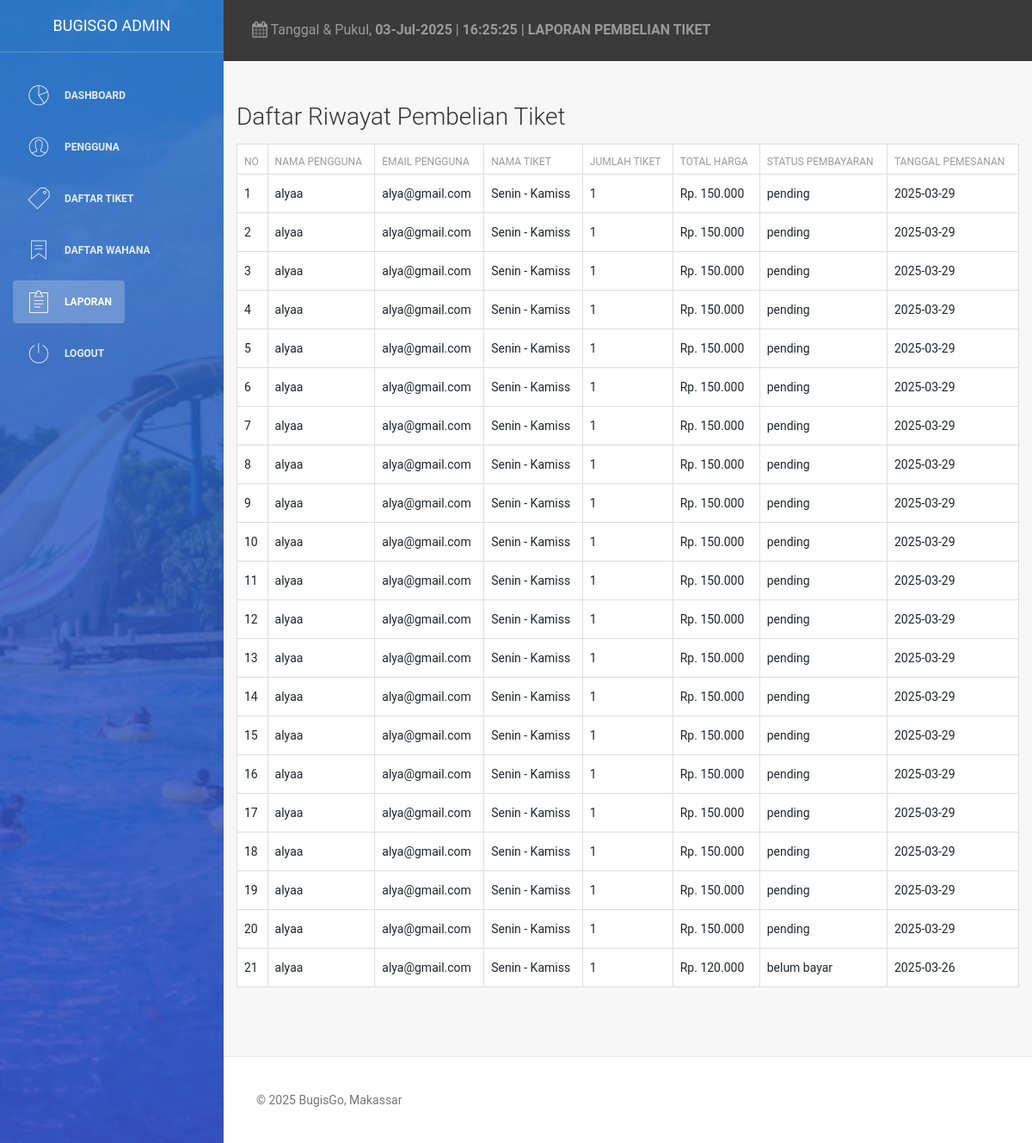
Page /admin/laporan.php (signed in) on the committed database.
### tables this page shows
CREATE TABLE `pemesanan` (
  `pemesananID` int(11) NOT NULL,
  `userID` int(11) NOT NULL,
  `tiketID` int(11) NOT NULL,
  `jumlahTiket` int(11) NOT NULL,
  `totalHarga` double NOT NULL,
  `statusPembayaran` varchar(50) NOT NULL,
  `tanggalPemesanan` date NOT NULL
);

CREATE TABLE `users` (
  `userID` int(11) NOT NULL,
  `nama` varchar(100) NOT NULL,
  `email` varchar(100) NOT NULL,
  `password` varchar(255) NOT NULL,
  `role` enum('admin','pengunjung','pengelola') NOT NULL
);

CREATE TABLE `tiket` (
  `tiketID` int(11) NOT NULL,
  `namaWahana` varchar(100) NOT NULL,
  `harga` double NOT NULL,
  `jamOperasional` varchar(50) NOT NULL,
  `status` enum('tersedia','habis') NOT NULL
);

### admin/laporan.php (the view, shortened to what this page needs)
<?php
include('koneksi.php');
$query = "
    SELECT
        pemesanan.pemesananID,
        users.nama AS userName,
        users.email AS userEmail,
        tiket.namaWahana AS ticketName,
        tiket.harga AS ticketPrice,
        pemesanan.jumlahTiket,
        pemesanan.totalHarga,
        pemesanan.statusPembayaran,
        pemesanan.tanggalPemesanan
    FROM pemesanan
    JOIN users ON pemesanan.userID = users.userID
    JOIN tiket ON pemesanan.tiketID = tiket.tiketID
    ORDER BY pemesanan.tanggalPemesanan DESC
";
$result = $conn->query($query);
?>
<!DOCTYPE html>
<html lang="id">
<head>
    <link rel="stylesheet" href="assets/css/dashboard.css">
    <link href="https://cdn.jsdelivr.net/npm/bootstrap@5.3.0-alpha1/dist/css/bootstrap.min.css" rel="stylesheet" />
    <link href="assets/css/bootstrap.min.css" rel="stylesheet" />
    <link href="assets/css/animate.min.css" rel="stylesheet" />
    <link href="assets/css/light-bootstrap-dashboard.css?v=1.4.0" rel="stylesheet" />
    <link href="assets/css/demo.css" rel="stylesheet" />
    <link href="http://maxcdn.bootstrapcdn.com/font-awesome/4.2.0/css/font-awesome.min.css" rel="stylesheet">
    <link href='assets/fonts/Pe-icon-7-stroke' rel='stylesheet' type='text/css'>
    <link href="assets/css/pe-icon-7-stroke.css" rel="stylesheet" />
</head>
<body>
<div class="wrapper">
       <div class="sidebar" data-color="blue" data-image="images/bugisgo.jpg">
        <div class="sidebar-wrapper">
            <div class="logo">
                <a href="admin_dashboard.php" class="simple-text">
                    BugisGo Admin
                </a>
            </div>
            <ul class="nav">
                <?php if ($_SESSION['role'] == 'admin') { ?>
                    <li>
                        <a href="admin_dashboard.php">
                            <i class="pe-7s-graph"></i>
                            <p>Dashboard</p>
                        </a>
                    </li>
                    <li>
                        <a href="user.php">
                            <i class="pe-7s-user"></i>
                            <p>Pengguna</p>
                        </a>
                    </li>
                    <li>
                        <a href="daftar_tiket.php">
                            <i class="pe-7s-ticket"></i>
                            <p>Daftar Tiket</p>
                        </a>
                    </li>
                    <li>
                    <li>
                        <a href="wahana.php">
                            <i class="pe-7s-ribbon"></i>
                            <p>Daftar Wahana</p>
                        </a>
                    </li>
                    <li class="active">
                        <a href="laporan.php">
                            <i class="pe-7s-note2"></i>
                            <p>Laporan</p>
                        </a>
                    </li>
                <?php } ?>
                <li>
                    <a href="logout.php">
                        <i class="pe-7s-power"></i>
                        <p>Logout</p>
                    </a>
                </li>
            </ul>
        </div>
    </div>
        <div class="main-panel">
            <nav class="navbar navbar-default navbar-fixed">
                <div class="container-fluid">
                    <div class="collapse navbar-collapse">
                        <ul class="nav navbar-nav navbar-left">
                            <li>
                                <a href="#">
                                    <i class="fa fa-calendar"></i>
                                    <?php
                                    $tanggal = mktime(date("m"), date("d"), date("Y"));
                                    echo "Tanggal & Pukul, <b>" . date("d-M-Y", $tanggal) . "</b> ";
                                    $jam = date("H:i:s");
                                    echo "| <b>" . $jam . " | LAPORAN PEMBELIAN TIKET" . "</b>";
                                    ?>
                                </a>
                            </li>
                        </ul>
                    </div>
                </div>
            </nav>
            <div class="content">
                <div class="container-fluid">
                    <h3 class="mb-4">Daftar Riwayat Pembelian Tiket</h3>
                    <table class="table table-bordered">
                        <thead>
                            <tr>
                                <th>No</th>
                                <th>Nama Pengguna</th>
                                <th>Email Pengguna</th>
                                <th>Nama Tiket</th>
                                <th>Jumlah Tiket</th>
                                <th>Total Harga</th>
                                <th>Status Pembayaran</th>
                                <th>Tanggal Pemesanan</th>
                            </tr>
                        </thead>
                        <tbody>
                            <?php if ($result->num_rows > 0): ?>
                                <?php $no = 1; while ($row = $result->fetch_assoc()): ?>
                                    <tr>
                                        <td><?php echo $no++; ?></td>
                                        <td><?php echo $row['userName']; ?></td>
                                        <td><?php echo $row['userEmail']; ?></td>
                                        <td><?php echo $row['ticketName']; ?></td>
                                        <td><?php echo $row['jumlahTiket']; ?></td>
                                        <td>Rp. <?php echo number_format($row['totalHarga'], 0, ',', '.'); ?></td>
                                        <td><?php echo $row['statusPembayaran']; ?></td>
                                        <td><?php echo $row['tanggalPemesanan']; ?></td>
                                    </tr>
                                <?php endwhile; ?>
                            <?php else: ?>
                                <tr>
                                    <td colspan="8" class="text-center">Tidak ada riwayat pesanan.</td>
                                </tr>
                            <?php endif; ?>
                        </tbody>
                    </table>
                </div>
            </div>
            <footer class="footer">
                <div class="container-fluid">
                    <p class="copyright pull-left">&copy; <script>document.write(new Date().getFullYear())</script> BugisGo, Makassar</p>
                </div>
            </footer>
        </div>
    </div>
</body>
</html>

### admin/assets/css/dashboard.css (style rules this page uses)
body, .container-fluid { padding: 0; margin: 0; }
.sidebar { position: fixed; top: 0; bottom: 0; right: auto; left: 0; width: 260px; display: block; z-index: 1; color: #fff; font-weight: 200; background-size: cover; background-position: center center; }
.sidebar .sidebar-wrapper { position: relative; max-height: calc(100vh - 75px); min-height: 100%; overflow: auto; width: 260px; z-index: 4; padding-bottom: 100px; }
.sidebar .logo { padding: 10px 15px; border-bottom: 1px solid rgba(255, 255, 255, 0.2); }
.sidebar .logo .simple-text { text-transform: uppercase; padding: 5px 0px; display: block; font-size: 18px; color: #FFFFFF; text-align: center; font-weight: 400; line-height: 30px; }
.sidebar .nav { margin-top: 20px; float: none; }
.sidebar .nav li > a { color: #FFFFFF; margin: 5px 15px; opacity: .86; border-radius: 4px; display: block; }
.sidebar .nav li.active > a { color: #FFFFFF; opacity: 1; background: rgba(255, 255, 255, 0.23); }
.sidebar .nav p { margin: 0; line-height: 30px; font-size: 12px; font-weight: 600; text-transform: uppercase; margin-left: 45px; }
.sidebar .nav i { font-size: 28px; float: left; margin-right: 15px; line-height: 30px; width: 30px; text-align: center; }
.sidebar:after, .sidebar:before { display: block; content: ""; position: absolute; width: 100%; height: 100%; top: 0; left: 0; z-index: 2; }
.sidebar:before { opacity: .33; background: #000000; }
.sidebar:after { background: #787878; background: -moz-linear-gradient(top, #787878 0%, #343434 100%); background: -webkit-gradient(linear, left top, left bottom, color-stop(0%, #787878), color-stop(100%, #343434)); background: -webkit-linear-gradient(top, #787878 0%, #343434 100%); background: -o-linear-gradient(top, #787878 0%, #343434 100%); background: -ms-linear-gradient(top, #787878 0%, #343434 100%); background: linear-gradient(to bottom, #787878 0%, #343434 100%); background-size: 150% 150%; z-index: 3; opacity: 1; }
.sidebar[data-image]:after, .sidebar.has-image:after { opacity: .77; }
.sidebar[data-color="blue"]:after { background: #1F77D0; background: -moz-linear-gradient(top, #1F77D0 0%, #533ce1 100%); background: -webkit-gradient(linear, left top, left bottom, color-stop(0%, #1F77D0), color-stop(100%, #533ce1)); background: -webkit-linear-gradient(top, #1F77D0 0%, #533ce1 100%); background: -o-linear-gradient(top, #1F77D0 0%, #533ce1 100%); background: -ms-linear-gradient(top, #1F77D0 0%, #533ce1 100%); background: linear-gradient(to bottom, #1F77D0 0%, #533ce1 100%); background-size: 150% 150%; }
.main-panel { position: relative; z-index: 2; float: right; width: calc(100% - 260px); }
.main-panel > .content { padding: 30px 15px; min-height: calc(100% - 123px); }
.main-panel > .footer { border-top: 1px solid #e7e7e7; }
.main-panel .navbar { margin-bottom: 0; }
.sidebar, .main-panel { max-height: 100%; height: 100%; -webkit-transition-property: top,bottom; transition-property: top,bottom; -webkit-transition-duration: .2s,.2s; transition-duration: .2s,.2s; -webkit-transition-timing-function: linear,linear; transition-timing-function: linear,linear; -webkit-overflow-scrolling: touch; }
footer { margin-top: 30px; text-align: center; background-color: #f1f1f1; padding: 20px; }
.navbar { background-color: #3a3a3a; color: white; }

### admin/assets/css/demo.css (style rules this page uses)
body, .container-fluid { padding: 0; margin: 0; }
footer { margin-top: 30px; text-align: center; background-color: #f1f1f1; padding: 20px; }
.navbar { background-color: #3a3a3a; color: white; }

### rows in the picture
pemesanan: userID.nama "alyaa", userID.email "alya@gmail.com", tiketID.namaWahana "Senin - Kamiss", jumlahTiket "1", totalHarga "150.000", statusPembayaran "pending", tanggalPemesanan "2025-03-29"
pemesanan: userID.nama "alyaa", userID.email "alya@gmail.com", tiketID.namaWahana "Senin - Kamiss", jumlahTiket "1", totalHarga "150.000", statusPembayaran "pending", tanggalPemesanan "2025-03-29"
pemesanan: userID.nama "alyaa", userID.email "alya@gmail.com", tiketID.namaWahana "Senin - Kamiss", jumlahTiket "1", totalHarga "150.000", statusPembayaran "pending", tanggalPemesanan "2025-03-29"
pemesanan: userID.nama "alyaa", userID.email "alya@gmail.com", tiketID.namaWahana "Senin - Kamiss", jumlahTiket "1", totalHarga "150.000", statusPembayaran "pending", tanggalPemesanan "2025-03-29"
pemesanan: userID.nama "alyaa", userID.email "alya@gmail.com", tiketID.namaWahana "Senin - Kamiss", jumlahTiket "1", totalHarga "150.000", statusPembayaran "pending", tanggalPemesanan "2025-03-29"
pemesanan: userID.nama "alyaa", userID.email "alya@gmail.com", tiketID.namaWahana "Senin - Kamiss", jumlahTiket "1", totalHarga "150.000", statusPembayaran "pending", tanggalPemesanan "2025-03-29"
pemesanan: userID.nama "alyaa", userID.email "alya@gmail.com", tiketID.namaWahana "Senin - Kamiss", jumlahTiket "1", totalHarga "150.000", statusPembayaran "pending", tanggalPemesanan "2025-03-29"
pemesanan: userID.nama "alyaa", userID.email "alya@gmail.com", tiketID.namaWahana "Senin - Kamiss", jumlahTiket "1", totalHarga "150.000", statusPembayaran "pending", tanggalPemesanan "2025-03-29"
pemesanan: userID.nama "alyaa", userID.email "alya@gmail.com", tiketID.namaWahana "Senin - Kamiss", jumlahTiket "1", totalHarga "150.000", statusPembayaran "pending", tanggalPemesanan "2025-03-29"
pemesanan: userID.nama "alyaa", userID.email "alya@gmail.com", tiketID.namaWahana "Senin - Kamiss", jumlahTiket "1", totalHarga "150.000", statusPembayaran "pending", tanggalPemesanan "2025-03-29"
pemesanan: userID.nama "alyaa", userID.email "alya@gmail.com", tiketID.namaWahana "Senin - Kamiss", jumlahTiket "1", totalHarga "150.000", statusPembayaran "pending", tanggalPemesanan "2025-03-29"
pemesanan: userID.nama "alyaa", userID.email "alya@gmail.com", tiketID.namaWahana "Senin - Kamiss", jumlahTiket "1", totalHarga "150.000", statusPembayaran "pending", tanggalPemesanan "2025-03-29"
pemesanan: userID.nama "alyaa", userID.email "alya@gmail.com", tiketID.namaWahana "Senin - Kamiss", jumlahTiket "1", totalHarga "150.000", statusPembayaran "pending", tanggalPemesanan "2025-03-29"
pemesanan: userID.nama "alyaa", userID.email "alya@gmail.com", tiketID.namaWahana "Senin - Kamiss", jumlahTiket "1", totalHarga "150.000", statusPembayaran "pending", tanggalPemesanan "2025-03-29"
pemesanan: userID.nama "alyaa", userID.email "alya@gmail.com", tiketID.namaWahana "Senin - Kamiss", jumlahTiket "1", totalHarga "150.000", statusPembayaran "pending", tanggalPemesanan "2025-03-29"
pemesanan: userID.nama "alyaa", userID.email "alya@gmail.com", tiketID.namaWahana "Senin - Kamiss", jumlahTiket "1", totalHarga "150.000", statusPembayaran "pending", tanggalPemesanan "2025-03-29"
pemesanan: userID.nama "alyaa", userID.email "alya@gmail.com", tiketID.namaWahana "Senin - Kamiss", jumlahTiket "1", totalHarga "150.000", statusPembayaran "pending", tanggalPemesanan "2025-03-29"
pemesanan: userID.nama "alyaa", userID.email "alya@gmail.com", tiketID.namaWahana "Senin - Kamiss", jumlahTiket "1", totalHarga "150.000", statusPembayaran "pending", tanggalPemesanan "2025-03-29"
pemesanan: userID.nama "alyaa", userID.email "alya@gmail.com", tiketID.namaWahana "Senin - Kamiss", jumlahTiket "1", totalHarga "150.000", statusPembayaran "pending", tanggalPemesanan "2025-03-29"
pemesanan: userID.nama "alyaa", userID.email "alya@gmail.com", tiketID.namaWahana "Senin - Kamiss", jumlahTiket "1", totalHarga "150.000", statusPembayaran "pending", tanggalPemesanan "2025-03-29"
pemesanan: userID.nama "alyaa", userID.email "alya@gmail.com", tiketID.namaWahana "Senin - Kamiss", jumlahTiket "1", totalHarga "120.000", statusPembayaran "belum bayar", tanggalPemesanan "2025-03-26"
